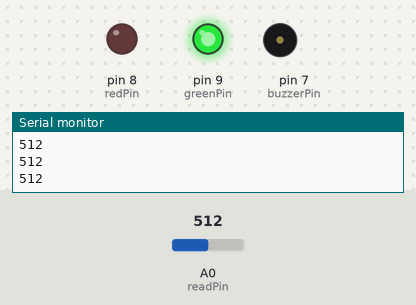
Recording of a sketch running on a simulated Arduino Uno, built with avr-gcc and run on an emulated ATmega328P. On the bench: output pins drawn as LEDs (lit = HIGH), buzzer (waves = sounding, pin HIGH), the last lines printed to the serial monitor. Dashed ring = blinking. The inputs (shaded band) are chosen by the test bench; at power-on: A0 (readPin) = 512.

Above: at 1.2 s.
1.3 s: A0 (readPin) set to 217
2.8 s: A0 (readPin) set to 187
At 3.05 s:
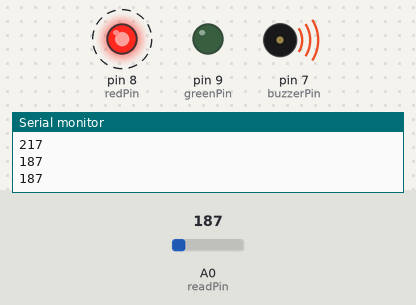
5.8 s: A0 (readPin) set to 210
At 6.4 s:
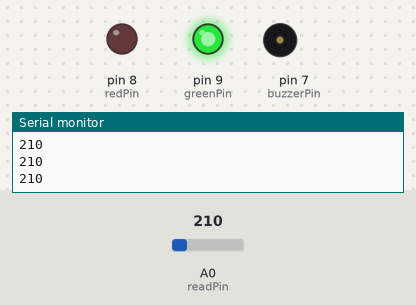
7.3 s: A0 (readPin) set to 190
At 7.55 s:
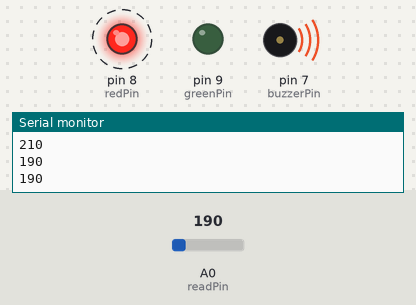
Timing chart, 0 to 11.3 s (numbered marks = the images above; inputs shaded):
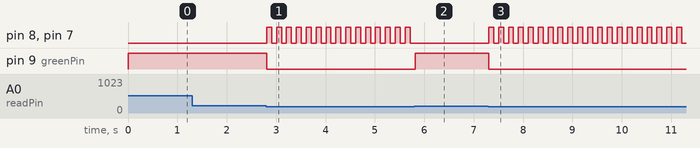

Measured:
- the behaviour switches between 201 and 200 on A0 (readPin) (found by bisection; images 0 and 1)
- after the input at 2.8 s, pin 8 (redPin), pin 7 (buzzerPin): alternates HIGH for 0.10 s and LOW for 0.10 s, starting at once; pin 9 (greenPin): HIGH → LOW at once
- after the input at 5.8 s, pin 8 (redPin), pin 7 (buzzerPin): stops changing and stays LOW; pin 9 (greenPin): LOW → HIGH at once
- after the input at 7.3 s, pin 8 (redPin), pin 7 (buzzerPin): alternates HIGH for 0.10 s and LOW for 0.10 s, starting at once; pin 9 (greenPin): HIGH → LOW at once

The sketch:

LightsDownDetectorExercise.ino
```cpp
const int redPin = 8;
const int greenPin = 9;
const int readPin = A0;
const int buzzerPin = 7;
int readVal;

void setup() {
  Serial.begin(9600);
  pinMode(redPin, OUTPUT);
  pinMode(greenPin, OUTPUT);
  pinMode(readPin, INPUT);
  pinMode(buzzerPin, OUTPUT);
}

void loop() {
  readVal = analogRead(readPin);
  Serial.println(readVal);

  if(readVal > 200){
    digitalWrite(greenPin, HIGH);
    digitalWrite(redPin, LOW);
  }
  else{
    digitalWrite(greenPin, LOW);
    digitalWrite(redPin, HIGH);
    digitalWrite(buzzerPin, HIGH);
    delay(100);
    digitalWrite(redPin, LOW);
    digitalWrite(buzzerPin, LOW);
    delay(100);
  }

}
```
